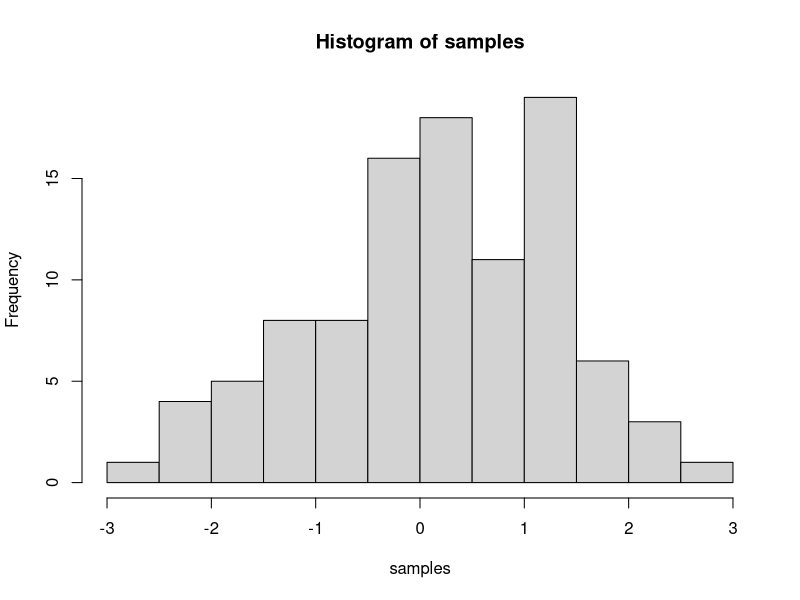

Generate this figure with R:
## ---- chunk 1
knitr::opts_chunk$set(message=FALSE, warning=FALSE, cache=TRUE)
## ---- chunk 2
samples <- rnorm(100, mean=0, sd=1)
hist(samples)
## ---- chunk 3
1+2
2*5
5/3
(1+6+4)/5

## ---- chunk 4
a<-1
b<-2
a+b

d<-c(1,2,3)
e<-c(5,6,7)
d+e
d*e
d/e

## ---- chunk 5
# for loop solution
# i becomes the number 1 to 100 at each step of the loop


a <- length(100) # make empty variable, set length to 100
for (i in 1:100){
  a[i] <-i #assigns the number in i, to the ith index of a
}

print(a)

# for loop solution #2

a<-c() #create empty variable using combine command
for (i in 1:100){
  a<-c(a,i) # keeps combining a with itself and the new number in i
}
print(a)

# seq solution
a <- seq(1,100,1) # look up help for seq using ?seq() in console
print(a)

